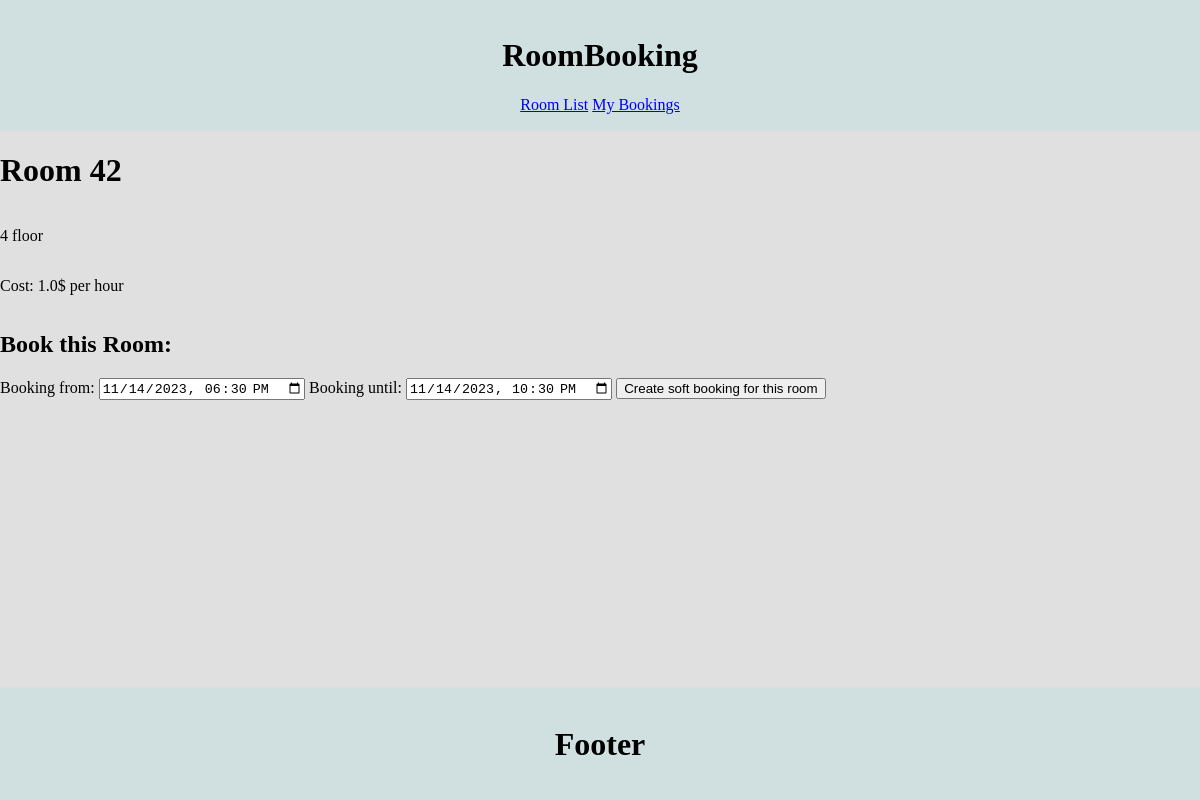
The page /room/1/ on the database its author committed.
### booking/models.py (models this page shows, shortened)
class Room(models.Model):
    name = models.CharField(max_length=100)
    description = (
        models.TextField()
    )  # can be rich text field with a lot of possibilities for customisation
    cost_per_hour = models.FloatField(default=1)
    closed_from = models.TimeField()
    closed_until = models.TimeField()  # should validate from and until when save

### booking/views.py (the view, shortened to what this page needs)
# urls.py: path("room/<int:room_id>/", views.RoomDetailView.as_view(), name="room_detail"),
class RoomDetailView(View):
    template_name = "booking/booking_detail.html"
    def get(self, request, room_id):
        context = get_room_detail_context(request, room_id)
        return render(request, self.template_name, context)

### booking/forms.py
class BookingRoomForm(forms.Form):
    booking_from = forms.DateTimeField(
        widget=forms.DateTimeInput(
            attrs={"type": "datetime-local", "value": "2023-11-14T18:30"}
        )
    )
    booking_until = forms.DateTimeField(
        widget=forms.DateTimeInput(
            attrs={"type": "datetime-local", "value": "2023-11-14T22:30"}
        )
    )
    class Meta:
        model = BookingRecord
        fields = (
            "title",
            "description",
            "creator",
            "start_date",
            "end_date",
        )  # no need?

### booking/services/views_services.py (called while the page is built)
def get_room_detail_context(request, room_id):
    room = Room.objects.get(id=room_id)
    form = BookingRoomForm()
    context = {"room": room, "form": form}
    return context

### booking/templates/booking/booking_detail.html (shortened to what this page needs)
{% extends 'base.html' %}
{% block content %}
    <h1>{{ room.name }}</h1>
    <p>{{ room.description }}</p>
    <p>Cost: {{ room.cost_per_hour }}$ per hour</p>
    <h2>Book this Room:</h2>
    <form method="post" id="booking-room-form">
        {{ form }}
        <button type="submit" id="booking-room-form">Create soft booking for this room</button>
    </form>
{% endblock %}

### rows shown on the page
Room: name "Room 42", description "4 floor", cost_per_hour "1.0"
